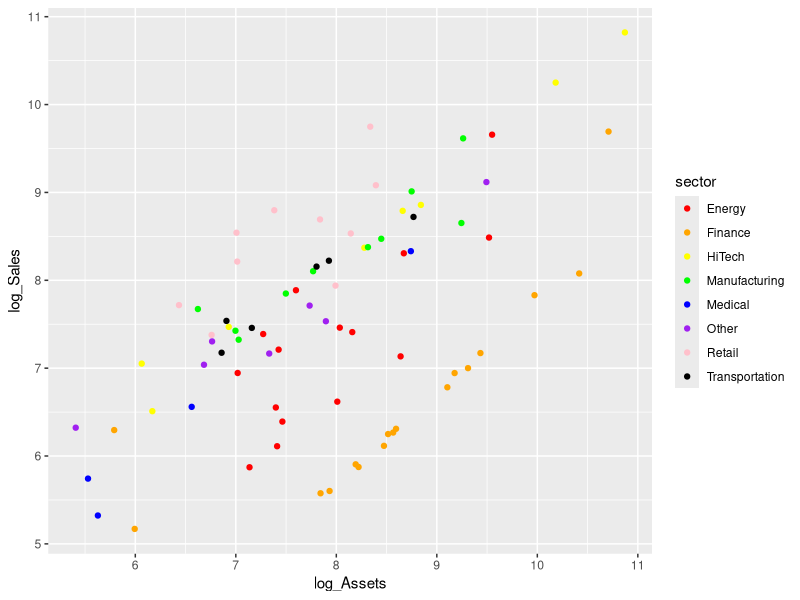
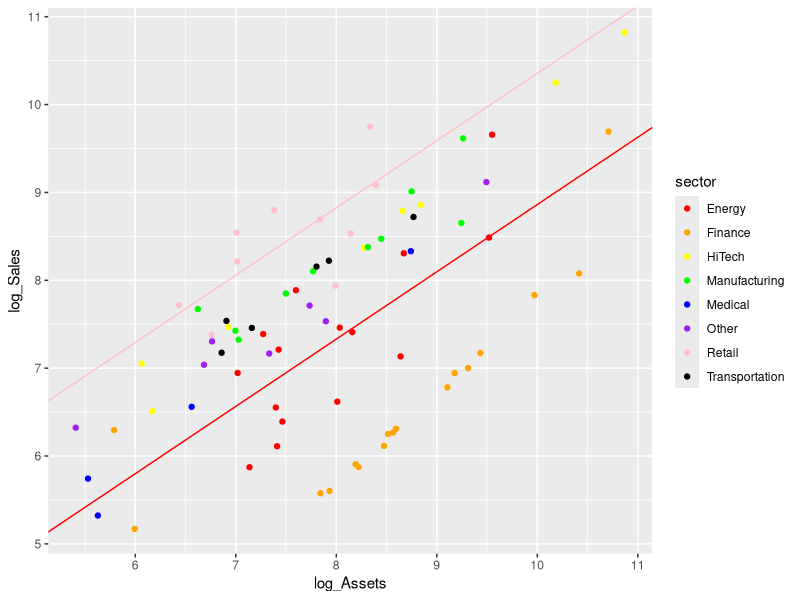

The R source for these figures, in order:
## ---- chunk 1
knitr::opts_chunk$set(echo = TRUE)

# Here you load the necessary packages.
# Here you enter your name: Soju Hokari - It won't show in the .html file but show in the .rmd file.
library(ggplot2)
## ---- chunk 2
colors <- c(
    "red",
    "orange",
    "yellow",
    "green",
    "blue",
    "purple",
    "pink",
    "black"
)

forbes500 <- read.csv("datasets/Forbes500.csv")
forbes500$log_Sales <- log(forbes500$Sales)
forbes500$log_Assets <- log(forbes500$Assets)
ggplot(data = forbes500, aes(x = log_Assets, y = log_Sales)) +
    geom_point(aes(color = sector)) +
    scale_color_manual(values = colors)
## ---- chunk 3
# i. Interaction model
lm_interaction <- lm(
    log_Sales ~ log_Assets + sector + log_Assets:sector,
    data = forbes500
)
summary(lm_interaction)

# ii. Additive model
lm_additive <- lm(log_Sales ~ log_Assets + sector, data = forbes500)
summary(lm_additive)

# iii. Anova
anova(lm_additive, lm_interaction)
## ---- chunk 4
# i. Fit the additive model
lm_additive <- lm(data = forbes500, log_Sales ~ sector + log_Assets)

# ii. Fit the simple linear regression model
lm_simple <- lm(data = forbes500, log_Sales ~ log_Assets)

# iii. anova
anova(lm_simple, lm_additive)
## ---- chunk 5
contrasts(factor(forbes500$sector))
## ---- chunk 6
coef <- lm_additive$coefficients

ggplot(data = forbes500, aes(x = log_Assets, y = log_Sales)) +
    geom_point(aes(color = sector)) +
    geom_abline(slope = coef[9], intercept = coef[1], color = colors[1]) +
    geom_abline(
        slope = coef[9],
        intercept = coef[1] + coef[7],
        color = colors[7]
    ) +
    scale_color_manual(values = colors)
## ---- chunk 7

## ---- chunk 8

## ---- chunk 9

## ---- chunk 10

## ---- chunk 11

## ---- chunk 12

## ---- chunk 13

## ---- chunk 14

## ---- chunk 15

## ---- chunk 16

